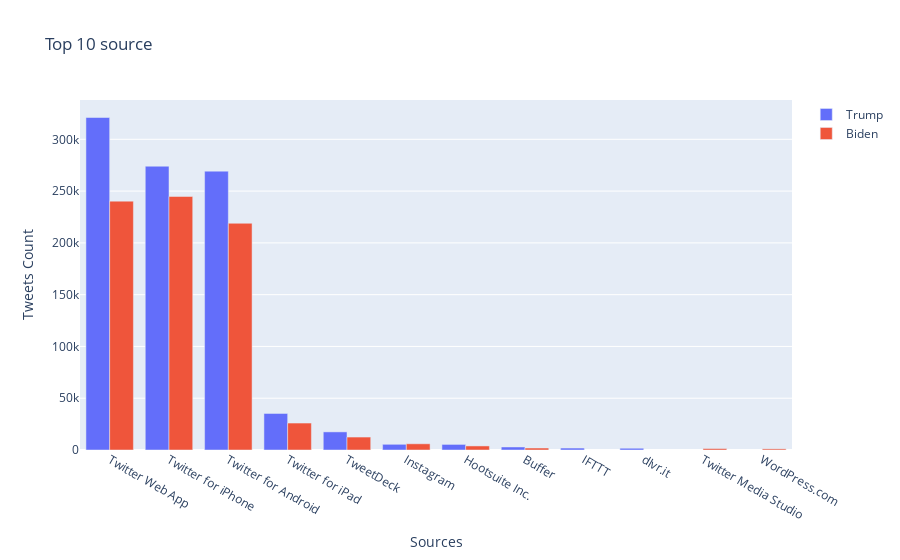

Notebook cell for this chart:
### Markdown cell above
### Top 10 sources

### Code cell
topic_index = 0
number = 10 
launch = Chart_builder(topic_index,number)
launch.Builder()

### Figure 1 — Plotly figure (JSON) as saved in the notebook; plotly's stock layout.template omitted (floating-point values rounded to 4 significant figures)
{"data": [{"name": "Trump", "type": "bar", "x": ["Twitter Web App", "Twitter for iPhone", "Twitter for Android", "Twitter for iPad", "TweetDeck", "Instagram", "Hootsuite Inc.", "Buffer", "IFTTT", "dlvr.it"], "y": [321067, 274034, 269275, 35333, 17484, 5506, 5401, 2914, 1879, 1686]}, {"name": "Biden", "type": "bar", "x": ["Twitter for iPhone", "Twitter Web App", "Twitter for Android", "Twitter for iPad", "TweetDeck", "Instagram", "Hootsuite Inc.", "Buffer", "Twitter Media Studio", "WordPress.com"], "y": [244809, 240313, 218937, 26029, 12504, 5997, 3925, 1904, 1383, 1087]}], "layout": {"title": {"text": "Top 10 source"}, "xaxis": {"title": {"text": "Sources"}}, "yaxis": {"title": {"text": "Tweets Count"}}}}
